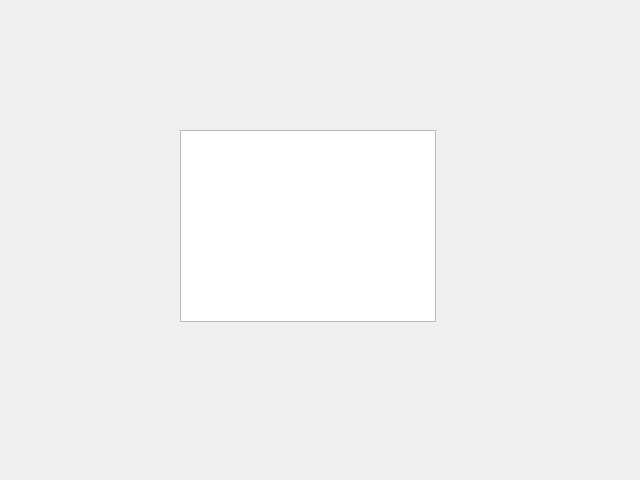
<?xml version="1.0" encoding="UTF-8"?>
<ui version="4.0">
 <class>Dialog</class>
 <widget class="QDialog" name="Dialog">
  <property name="geometry">
   <rect>
    <x>0</x>
    <y>0</y>
    <width>640</width>
    <height>480</height>
   </rect>
  </property>
  <property name="windowTitle">
   <string>Dialog</string>
  </property>
  <widget class="QWidget" name="chartContainer" native="true">
   <property name="geometry">
    <rect>
     <x>60</x>
     <y>20</y>
     <width>521</width>
     <height>391</height>
    </rect>
   </property>
   <widget class="QGraphicsView" name="graphicsView">
    <property name="geometry">
     <rect>
      <x>120</x>
      <y>110</y>
      <width>256</width>
      <height>192</height>
     </rect>
    </property>
   </widget>
  </widget>
 </widget>
 <resources/>
 <connections/>
</ui>
